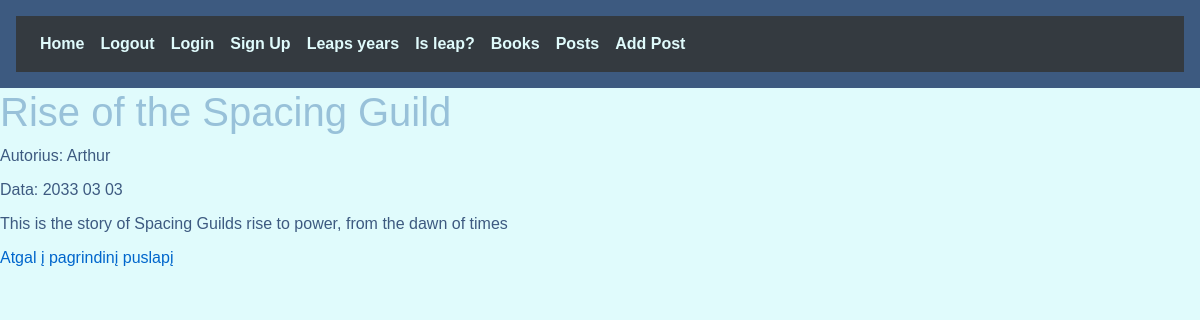
/article/Rise of the Spacing Guild, run on the app's committed database.
### website/models/db_models.py (models this page shows, shortened)
class Posts(db.Model):
    __tablename__ = 'Posts'
    id = db.Column(db.Integer, primary_key=True)
    data = db.Column(db.String(50), unique=False, nullable=False)
    autor = db.Column(db.String(120), unique=False, nullable=False)
    book_name = db.Column(db.String(80), unique=False)
    comment = db.Column(db.Text, unique=False, nullable=False)

### website/views.py (the view)
@views.route("/article/<book_name>")
def article(book_name):
    post = Posts.query.filter_by(book_name=book_name).first()
    return render_template('article.html', post=post)

### website/templates/article.html (shortened to what this page needs)
{% extends "base.html" %}
{% block body %}
{% block content %}
<html>
<head>
	<link rel="stylesheet" type="text/css" href="{{ url_for('static', filename='main.css') }}">
</head>
<body>
	<h1>{{ post.book_name }}</h1>
	<p>Autorius: {{ post.autor }}</p>
	<p>Data: {{ post.data }}</p>
	<p>{{ post.comment }}</p>
	<p><a href="{{ url_for('views.posts') }}">Atgal į pagrindinį puslapį</a></p>
</body>
</html>
{% endblock %}
{% endblock %}

### website/static/main.css (style rules this page uses)
:root { --primary-color: #3d5a80; --secondary-color: #98c1d9; --accent-color: #e0fbfc; }
body { background-color: var(--accent-color); color: var(--primary-color); font-family: Arial, sans-serif; }
h1, h2, h3, h4, h5, h6 { color: var(--secondary-color); }
p { color: var(--primary-color); }

### website/templates/article.html (style rules this page uses)
a { color: #0066cc; text-decoration: none; }
p { margin: 0 0 10px 0; }

### data on the page
Posts: book_name "Rise of the Spacing Guild", autor "Arthur", data "2033 03 03", comment "This is the story of Spacing Guilds rise to power, from the dawn of times"
